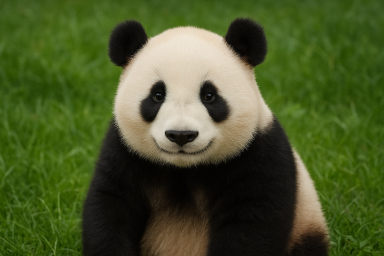
#> input picture Chapter07/panda.png, 384 x 256 px
$ python 07-02_LBP.py
#> lines starting #> are read from the running program, lines starting #| are printed output that depends on the picture
import cv2
from skimage.feature import local_binary_pattern
import matplotlib.pyplot as plt

# 画像をグレースケールで読み込み
img = cv2.imread('panda.png', cv2.IMREAD_GRAYSCALE)
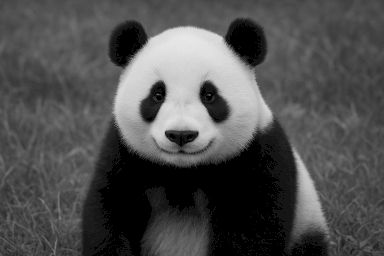
#> img: shape (256, 384); min 0, max 233, mean 78.6

# LBP特徴量を計算（近傍点8, 半径1）
lbp = local_binary_pattern(img, P=8, R=1, method='uniform')
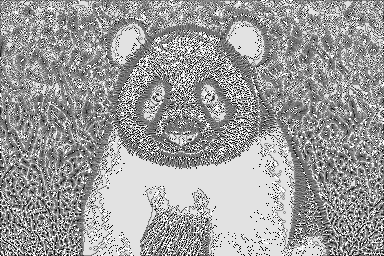
#> lbp: shape (256, 384) float64; min 0, max 9, mean 5.56; drawn with min black and max white

# LBPの値を一部表示
print(lbp[:5, :5])  # 左上5x5領域の値を表示
#| [[3. 3. 5. 2. 9.]
#|  [5. 5. 4. 8. 3.]
#|  [5. 5. 7. 6. 6.]
#|  [3. 3. 8. 4. 4.]
#|  [5. 8. 8. 6. 3.]]

# LBP画像を表示
plt.imshow(lbp, cmap='gray')
plt.title('LBP Image')
plt.axis('off')
plt.show()

$ run again, with Chapter07/woman.png copied over Chapter07/panda.png
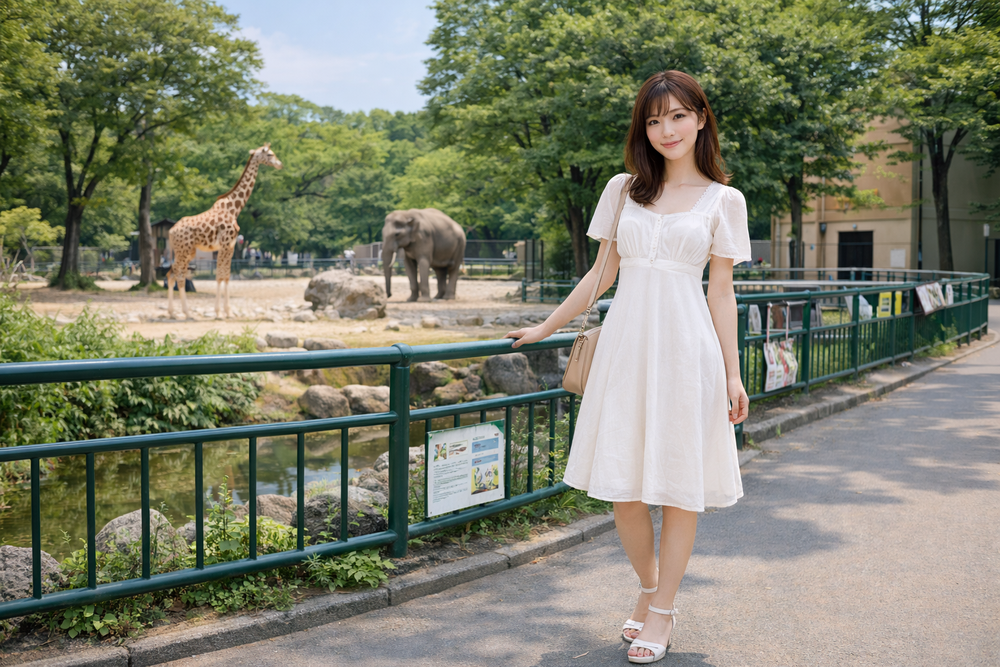
#> input picture Chapter07/woman.png, 1000 x 667 px, shrunk from 1536 x 1024 before the run
#> `img = cv2.imread('panda.png', cv2.IMREAD_GRAYSCALE)`:
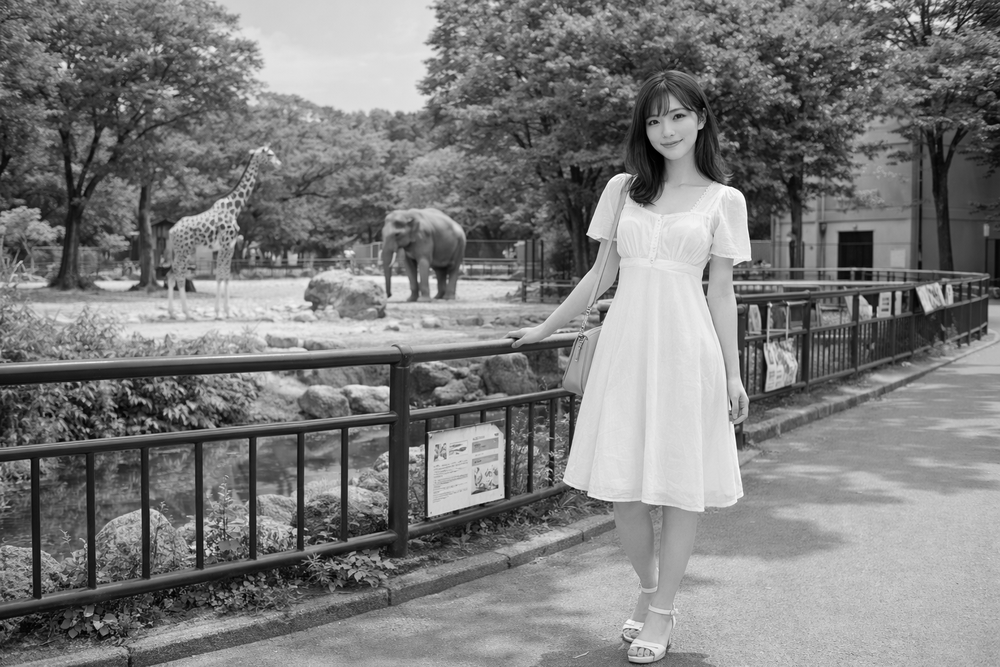
#> img: shape (667, 1000); min 0, max 255, mean 124.2
#> `lbp = local_binary_pattern(img, P=8, R=1, method='uniform')`:
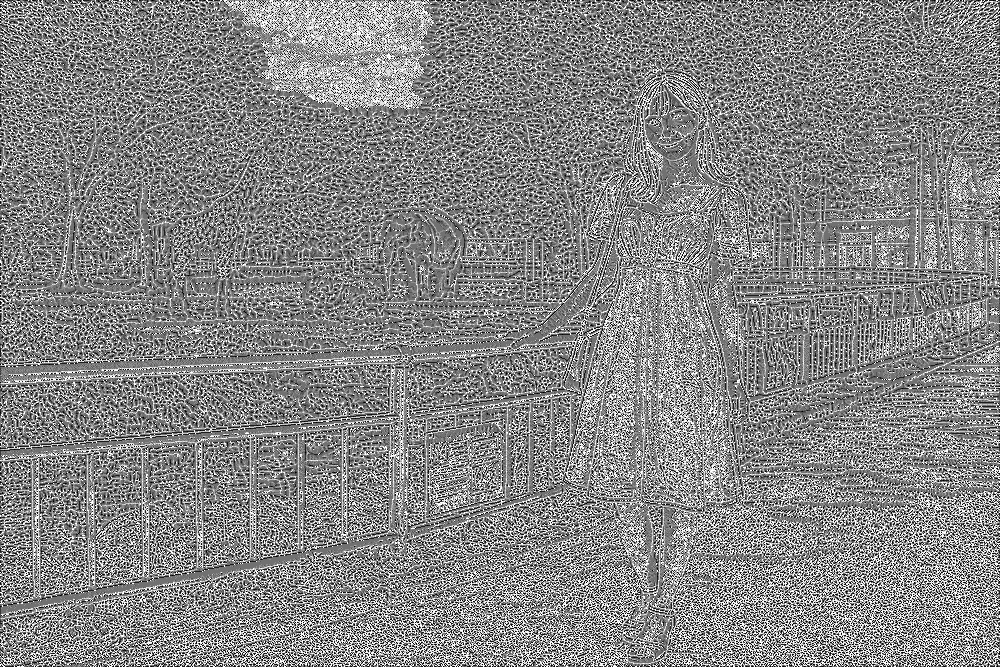
#> lbp: shape (667, 1000) float64; min 0, max 9, mean 4.74; drawn with min black and max white
#| [[2. 5. 4. 0. 2.]
#|  [1. 0. 4. 6. 4.]
#|  [3. 4. 0. 1. 7.]
#|  [9. 8. 8. 2. 9.]
#|  [1. 2. 9. 8. 9.]]
